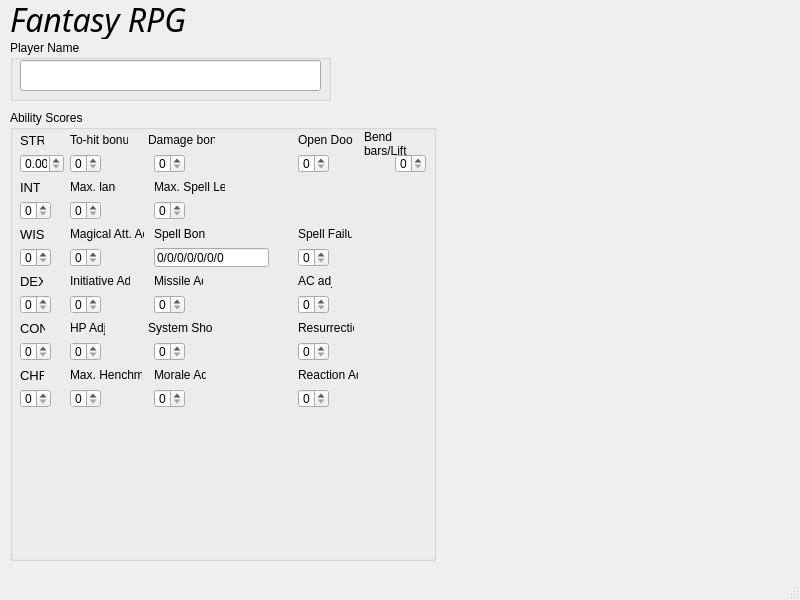
<?xml version="1.0" encoding="UTF-8"?>
<ui version="4.0">
 <class>MainWindow</class>
 <widget class="QMainWindow" name="MainWindow">
  <property name="geometry">
   <rect>
    <x>0</x>
    <y>0</y>
    <width>800</width>
    <height>600</height>
   </rect>
  </property>
  <property name="windowTitle">
   <string>MainWindow</string>
  </property>
  <widget class="QWidget" name="centralwidget">
   <widget class="QLabel" name="label">
    <property name="geometry">
     <rect>
      <x>10</x>
      <y>0</y>
      <width>312</width>
      <height>39</height>
     </rect>
    </property>
    <property name="font">
     <font>
      <family>Monotype Corsiva</family>
      <pointsize>24</pointsize>
      <italic>true</italic>
     </font>
    </property>
    <property name="text">
     <string>Fantasy RPG</string>
    </property>
   </widget>
   <widget class="QGroupBox" name="PlayerName">
    <property name="enabled">
     <bool>true</bool>
    </property>
    <property name="geometry">
     <rect>
      <x>10</x>
      <y>40</y>
      <width>321</width>
      <height>61</height>
     </rect>
    </property>
    <property name="title">
     <string>Player Name</string>
    </property>
    <widget class="QLineEdit" name="player_name_input">
     <property name="geometry">
      <rect>
       <x>10</x>
       <y>20</y>
       <width>301</width>
       <height>31</height>
      </rect>
     </property>
    </widget>
   </widget>
   <widget class="QGroupBox" name="abilities">
    <property name="geometry">
     <rect>
      <x>10</x>
      <y>110</y>
      <width>426</width>
      <height>451</height>
     </rect>
    </property>
    <property name="title">
     <string>Ability Scores</string>
    </property>
    <widget class="QLabel" name="label_2">
     <property name="geometry">
      <rect>
       <x>10</x>
       <y>22</y>
       <width>24</width>
       <height>16</height>
      </rect>
     </property>
     <property name="font">
      <font>
       <pointsize>10</pointsize>
      </font>
     </property>
     <property name="text">
      <string>STR</string>
     </property>
    </widget>
    <widget class="QLabel" name="label_3">
     <property name="geometry">
      <rect>
       <x>10</x>
       <y>69</y>
       <width>20</width>
       <height>16</height>
      </rect>
     </property>
     <property name="font">
      <font>
       <pointsize>10</pointsize>
      </font>
     </property>
     <property name="text">
      <string>INT</string>
     </property>
    </widget>
    <widget class="QLabel" name="label_4">
     <property name="geometry">
      <rect>
       <x>60</x>
       <y>22</y>
       <width>58</width>
       <height>16</height>
      </rect>
     </property>
     <property name="text">
      <string>To-hit bonus</string>
     </property>
    </widget>
    <widget class="QLabel" name="label_5">
     <property name="geometry">
      <rect>
       <x>138</x>
       <y>22</y>
       <width>67</width>
       <height>16</height>
      </rect>
     </property>
     <property name="text">
      <string>Damage bonus</string>
     </property>
    </widget>
    <widget class="QLabel" name="label_6">
     <property name="geometry">
      <rect>
       <x>288</x>
       <y>22</y>
       <width>55</width>
       <height>16</height>
      </rect>
     </property>
     <property name="text">
      <string>Open Doors</string>
     </property>
    </widget>
    <widget class="QLabel" name="label_7">
     <property name="geometry">
      <rect>
       <x>354</x>
       <y>22</y>
       <width>51</width>
       <height>24</height>
      </rect>
     </property>
     <property name="text">
      <string>Bend bars/Lift Gate</string>
     </property>
     <property name="wordWrap">
      <bool>true</bool>
     </property>
    </widget>
    <widget class="QDoubleSpinBox" name="STR_value">
     <property name="geometry">
      <rect>
       <x>10</x>
       <y>44</y>
       <width>44</width>
       <height>19</height>
      </rect>
     </property>
    </widget>
    <widget class="QSpinBox" name="hit_bonus">
     <property name="geometry">
      <rect>
       <x>60</x>
       <y>44</y>
       <width>31</width>
       <height>19</height>
      </rect>
     </property>
    </widget>
    <widget class="QSpinBox" name="damage_bonus">
     <property name="geometry">
      <rect>
       <x>144</x>
       <y>44</y>
       <width>31</width>
       <height>19</height>
      </rect>
     </property>
    </widget>
    <widget class="QSpinBox" name="open_doors">
     <property name="geometry">
      <rect>
       <x>288</x>
       <y>44</y>
       <width>31</width>
       <height>19</height>
      </rect>
     </property>
    </widget>
    <widget class="QSpinBox" name="bend_bars">
     <property name="geometry">
      <rect>
       <x>385</x>
       <y>44</y>
       <width>31</width>
       <height>19</height>
      </rect>
     </property>
    </widget>
    <widget class="QSpinBox" name="IQ_value">
     <property name="geometry">
      <rect>
       <x>10</x>
       <y>91</y>
       <width>31</width>
       <height>19</height>
      </rect>
     </property>
    </widget>
    <widget class="QLabel" name="label_8">
     <property name="geometry">
      <rect>
       <x>60</x>
       <y>69</y>
       <width>46</width>
       <height>16</height>
      </rect>
     </property>
     <property name="text">
      <string>Max. lang.</string>
     </property>
    </widget>
    <widget class="QSpinBox" name="max_languages">
     <property name="geometry">
      <rect>
       <x>60</x>
       <y>91</y>
       <width>31</width>
       <height>19</height>
      </rect>
     </property>
    </widget>
    <widget class="QLabel" name="label_9">
     <property name="geometry">
      <rect>
       <x>144</x>
       <y>69</y>
       <width>71</width>
       <height>16</height>
      </rect>
     </property>
     <property name="text">
      <string>Max. Spell Level</string>
     </property>
    </widget>
    <widget class="QSpinBox" name="max_spell_level">
     <property name="geometry">
      <rect>
       <x>144</x>
       <y>91</y>
       <width>31</width>
       <height>19</height>
      </rect>
     </property>
    </widget>
    <widget class="QLabel" name="label_10">
     <property name="geometry">
      <rect>
       <x>10</x>
       <y>116</y>
       <width>24</width>
       <height>16</height>
      </rect>
     </property>
     <property name="font">
      <font>
       <pointsize>10</pointsize>
      </font>
     </property>
     <property name="text">
      <string>WIS</string>
     </property>
    </widget>
    <widget class="QSpinBox" name="WIS_value">
     <property name="geometry">
      <rect>
       <x>10</x>
       <y>138</y>
       <width>31</width>
       <height>19</height>
      </rect>
     </property>
    </widget>
    <widget class="QLabel" name="label_11">
     <property name="geometry">
      <rect>
       <x>60</x>
       <y>116</y>
       <width>74</width>
       <height>16</height>
      </rect>
     </property>
     <property name="text">
      <string>Magical Att. Adj.</string>
     </property>
    </widget>
    <widget class="QSpinBox" name="magical_att_adj">
     <property name="geometry">
      <rect>
       <x>60</x>
       <y>138</y>
       <width>31</width>
       <height>19</height>
      </rect>
     </property>
    </widget>
    <widget class="QLabel" name="label_12">
     <property name="geometry">
      <rect>
       <x>144</x>
       <y>116</y>
       <width>52</width>
       <height>16</height>
      </rect>
     </property>
     <property name="text">
      <string>Spell Bonus</string>
     </property>
    </widget>
    <widget class="QLineEdit" name="spell_bonus">
     <property name="geometry">
      <rect>
       <x>144</x>
       <y>138</y>
       <width>115</width>
       <height>19</height>
      </rect>
     </property>
     <property name="text">
      <string>0/0/0/0/0/0/0</string>
     </property>
    </widget>
    <widget class="QLabel" name="label_13">
     <property name="geometry">
      <rect>
       <x>288</x>
       <y>116</y>
       <width>54</width>
       <height>16</height>
      </rect>
     </property>
     <property name="text">
      <string>Spell Failure</string>
     </property>
    </widget>
    <widget class="QSpinBox" name="spell_failure">
     <property name="geometry">
      <rect>
       <x>288</x>
       <y>138</y>
       <width>31</width>
       <height>19</height>
      </rect>
     </property>
     <property name="maximum">
      <number>20</number>
     </property>
     <property name="singleStep">
      <number>5</number>
     </property>
    </widget>
    <widget class="QLabel" name="label_14">
     <property name="geometry">
      <rect>
       <x>10</x>
       <y>163</y>
       <width>23</width>
       <height>16</height>
      </rect>
     </property>
     <property name="font">
      <font>
       <pointsize>10</pointsize>
      </font>
     </property>
     <property name="text">
      <string>DEX</string>
     </property>
    </widget>
    <widget class="QSpinBox" name="DEX_value">
     <property name="geometry">
      <rect>
       <x>10</x>
       <y>185</y>
       <width>31</width>
       <height>19</height>
      </rect>
     </property>
    </widget>
    <widget class="QLabel" name="label_15">
     <property name="geometry">
      <rect>
       <x>60</x>
       <y>163</y>
       <width>60</width>
       <height>16</height>
      </rect>
     </property>
     <property name="text">
      <string>Initiative Adj.</string>
     </property>
    </widget>
    <widget class="QSpinBox" name="initiative_adj">
     <property name="geometry">
      <rect>
       <x>60</x>
       <y>185</y>
       <width>31</width>
       <height>19</height>
      </rect>
     </property>
    </widget>
    <widget class="QLabel" name="label_16">
     <property name="geometry">
      <rect>
       <x>144</x>
       <y>163</y>
       <width>49</width>
       <height>16</height>
      </rect>
     </property>
     <property name="text">
      <string>Missile Adj.</string>
     </property>
    </widget>
    <widget class="QSpinBox" name="missile_adj">
     <property name="geometry">
      <rect>
       <x>144</x>
       <y>185</y>
       <width>31</width>
       <height>19</height>
      </rect>
     </property>
    </widget>
    <widget class="QLabel" name="label_17">
     <property name="geometry">
      <rect>
       <x>288</x>
       <y>163</y>
       <width>34</width>
       <height>16</height>
      </rect>
     </property>
     <property name="text">
      <string>AC adj.</string>
     </property>
    </widget>
    <widget class="QSpinBox" name="armour_adj">
     <property name="geometry">
      <rect>
       <x>288</x>
       <y>185</y>
       <width>31</width>
       <height>19</height>
      </rect>
     </property>
    </widget>
    <widget class="QLabel" name="label_18">
     <property name="geometry">
      <rect>
       <x>10</x>
       <y>210</y>
       <width>25</width>
       <height>16</height>
      </rect>
     </property>
     <property name="font">
      <font>
       <pointsize>10</pointsize>
      </font>
     </property>
     <property name="text">
      <string>CON</string>
     </property>
    </widget>
    <widget class="QSpinBox" name="CON_value">
     <property name="geometry">
      <rect>
       <x>10</x>
       <y>232</y>
       <width>31</width>
       <height>19</height>
      </rect>
     </property>
    </widget>
    <widget class="QLabel" name="label_19">
     <property name="geometry">
      <rect>
       <x>60</x>
       <y>210</y>
       <width>35</width>
       <height>16</height>
      </rect>
     </property>
     <property name="text">
      <string>HP Adj.</string>
     </property>
    </widget>
    <widget class="QSpinBox" name="hp_adj">
     <property name="geometry">
      <rect>
       <x>60</x>
       <y>232</y>
       <width>31</width>
       <height>19</height>
      </rect>
     </property>
    </widget>
    <widget class="QLabel" name="label_20">
     <property name="geometry">
      <rect>
       <x>138</x>
       <y>210</y>
       <width>64</width>
       <height>16</height>
      </rect>
     </property>
     <property name="text">
      <string>System Shock</string>
     </property>
    </widget>
    <widget class="QSpinBox" name="sys_shock">
     <property name="geometry">
      <rect>
       <x>144</x>
       <y>232</y>
       <width>31</width>
       <height>19</height>
      </rect>
     </property>
    </widget>
    <widget class="QLabel" name="label_21">
     <property name="geometry">
      <rect>
       <x>288</x>
       <y>210</y>
       <width>56</width>
       <height>16</height>
      </rect>
     </property>
     <property name="text">
      <string>Resurrection</string>
     </property>
    </widget>
    <widget class="QSpinBox" name="resurrection_chance">
     <property name="geometry">
      <rect>
       <x>288</x>
       <y>232</y>
       <width>31</width>
       <height>19</height>
      </rect>
     </property>
    </widget>
    <widget class="QLabel" name="label_22">
     <property name="geometry">
      <rect>
       <x>10</x>
       <y>257</y>
       <width>24</width>
       <height>16</height>
      </rect>
     </property>
     <property name="font">
      <font>
       <pointsize>10</pointsize>
      </font>
     </property>
     <property name="text">
      <string>CHR</string>
     </property>
    </widget>
    <widget class="QSpinBox" name="CHR_value">
     <property name="geometry">
      <rect>
       <x>10</x>
       <y>279</y>
       <width>31</width>
       <height>19</height>
      </rect>
     </property>
    </widget>
    <widget class="QLabel" name="label_23">
     <property name="geometry">
      <rect>
       <x>60</x>
       <y>257</y>
       <width>72</width>
       <height>16</height>
      </rect>
     </property>
     <property name="text">
      <string>Max. Henchmen</string>
     </property>
    </widget>
    <widget class="QSpinBox" name="max_henchmen">
     <property name="geometry">
      <rect>
       <x>60</x>
       <y>279</y>
       <width>31</width>
       <height>19</height>
      </rect>
     </property>
    </widget>
    <widget class="QLabel" name="label_24">
     <property name="geometry">
      <rect>
       <x>144</x>
       <y>257</y>
       <width>52</width>
       <height>16</height>
      </rect>
     </property>
     <property name="text">
      <string>Morale Adj.</string>
     </property>
    </widget>
    <widget class="QSpinBox" name="morale_adj">
     <property name="geometry">
      <rect>
       <x>144</x>
       <y>279</y>
       <width>31</width>
       <height>19</height>
      </rect>
     </property>
    </widget>
    <widget class="QLabel" name="label_25">
     <property name="geometry">
      <rect>
       <x>288</x>
       <y>257</y>
       <width>60</width>
       <height>16</height>
      </rect>
     </property>
     <property name="text">
      <string>Reaction Adj.</string>
     </property>
    </widget>
    <widget class="QSpinBox" name="reaction_adj">
     <property name="geometry">
      <rect>
       <x>288</x>
       <y>279</y>
       <width>31</width>
       <height>19</height>
      </rect>
     </property>
    </widget>
   </widget>
  </widget>
  <widget class="QMenuBar" name="menubar">
   <property name="geometry">
    <rect>
     <x>0</x>
     <y>0</y>
     <width>800</width>
     <height>21</height>
    </rect>
   </property>
  </widget>
  <widget class="QStatusBar" name="statusbar"/>
 </widget>
 <resources/>
 <connections/>
</ui>
